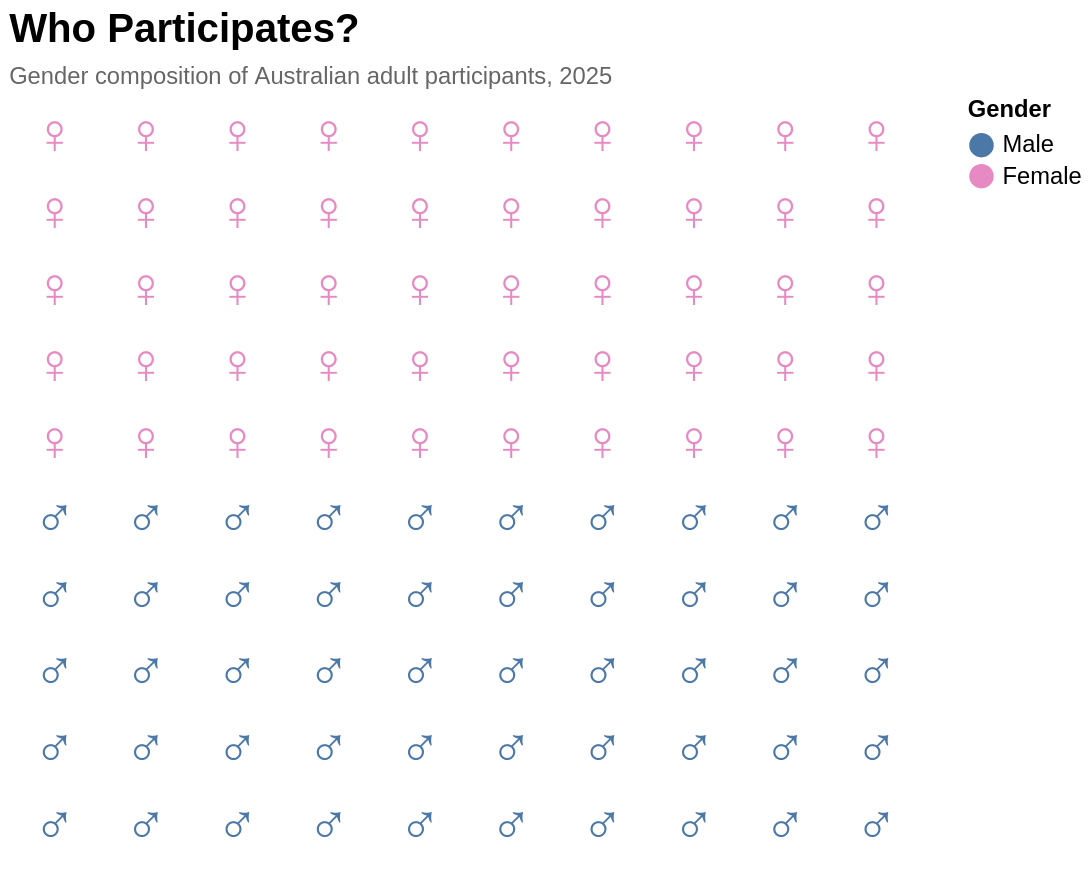

The Vega-Lite source for this figure:
### Vega-Lite specification from a JSON file in a GitHub repository (floating-point values rounded to 4 significant figures)
{"$schema": "https://vega.github.io/schema/vega-lite/v5.json", "width": 500, "height": 420, "background": "#FFFFFF", "title": {"text": "Who Participates?", "subtitle": "Gender composition of Australian adult participants, 2025", "anchor": "start", "fontSize": 22, "fontWeight": "bold", "subtitleFontSize": 13, "subtitleFontWeight": "normal", "subtitleColor": "#666666", "subtitlePadding": 8}, "data": {"sequence": {"start": 1, "stop": 101, "as": "person"}}, "transform": [{"calculate": "9615629", "as": "male_participants"}, {"calculate": "9746360", "as": "female_participants"}, {"calculate": "datum.male_participants + datum.female_participants", "as": "total_participants"}, {"calculate": "datum.male_participants / datum.total_participants * 100", "as": "male_percentage"}, {"calculate": "datum.female_participants / datum.total_participants * 100", "as": "female_percentage"}, {"calculate": "(datum.person - 1) % 10", "as": "column"}, {"calculate": "floor((datum.person - 1) / 10)", "as": "row"}, {"calculate": "datum.person <= round(datum.male_percentage) ? 'Male' : 'Female'", "as": "gender"}, {"calculate": "datum.gender == 'Male' ? '♂' : '♀'", "as": "icon"}], "mark": {"type": "text", "fontSize": 31}, "encoding": {"x": {"field": "column", "type": "ordinal", "axis": null, "scale": {"paddingInner": 0.25, "paddingOuter": 0.15}}, "y": {"field": "row", "type": "ordinal", "axis": null, "sort": "descending", "scale": {"paddingInner": 0.45, "paddingOuter": 0.2}}, "text": {"field": "icon"}, "color": {"field": "gender", "type": "nominal", "scale": {"domain": ["Male", "Female"], "range": ["#4C78A8", "#E78AC3"]}, "legend": {"title": "Gender", "orient": "right", "direction": "vertical", "labelFontSize": 13, "titleFontSize": 13, "symbolSize": 180, "offset": 25}}, "tooltip": [{"field": "gender", "type": "nominal", "title": "Gender"}, {"field": "male_percentage", "type": "quantitative", "title": "Male Share", "format": ".1f"}, {"field": "female_percentage", "type": "quantitative", "title": "Female Share", "format": ".1f"}]}, "config": {"view": {"stroke": null}, "font": "Arial"}}
